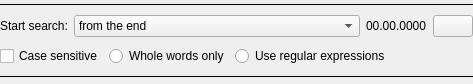
<?xml version="1.0" encoding="UTF-8"?>
<ui version="4.0">
 <class>SearchSettingsForm</class>
 <widget class="QWidget" name="SearchSettingsForm">
  <property name="geometry">
   <rect>
    <x>0</x>
    <y>0</y>
    <width>473</width>
    <height>84</height>
   </rect>
  </property>
  <property name="sizePolicy">
   <sizepolicy hsizetype="Preferred" vsizetype="Preferred">
    <horstretch>0</horstretch>
    <verstretch>0</verstretch>
   </sizepolicy>
  </property>
  <property name="windowTitle">
   <string notr="true">{{search settings}}</string>
  </property>
  <layout class="QGridLayout" name="gridLayout">
   <property name="leftMargin">
    <number>0</number>
   </property>
   <property name="topMargin">
    <number>0</number>
   </property>
   <property name="rightMargin">
    <number>0</number>
   </property>
   <property name="bottomMargin">
    <number>0</number>
   </property>
   <item row="0" column="0">
    <widget class="Line" name="line_2">
     <property name="frameShadow">
      <enum>QFrame::Plain</enum>
     </property>
     <property name="orientation">
      <enum>Qt::Horizontal</enum>
     </property>
    </widget>
   </item>
   <item row="1" column="0">
    <layout class="QHBoxLayout" name="horizontalLayout_2">
     <item>
      <widget class="QLabel" name="label">
       <property name="text">
        <string>Start search:</string>
       </property>
      </widget>
     </item>
     <item>
      <widget class="QComboBox" name="startSearchComboBox">
       <property name="sizePolicy">
        <sizepolicy hsizetype="Expanding" vsizetype="Fixed">
         <horstretch>1</horstretch>
         <verstretch>0</verstretch>
        </sizepolicy>
       </property>
       <item>
        <property name="text">
         <string>from the end</string>
        </property>
       </item>
       <item>
        <property name="text">
         <string>from the beginning</string>
        </property>
       </item>
       <item>
        <property name="text">
         <string>after date</string>
        </property>
       </item>
       <item>
        <property name="text">
         <string>before date</string>
        </property>
       </item>
      </widget>
     </item>
     <item>
      <widget class="QLabel" name="startDateLabel">
       <property name="text">
        <string notr="true">00.00.0000</string>
       </property>
      </widget>
     </item>
     <item>
      <widget class="QPushButton" name="choiceDateButton">
       <property name="text">
        <string/>
       </property>
      </widget>
     </item>
    </layout>
   </item>
   <item row="2" column="0">
    <layout class="QHBoxLayout" name="horizontalLayout">
     <item>
      <widget class="QCheckBox" name="registerCheckBox">
       <property name="text">
        <string>Case sensitive</string>
       </property>
      </widget>
     </item>
     <item>
      <widget class="QRadioButton" name="wordsOnlyRadioButton">
       <property name="text">
        <string>Whole words only</string>
       </property>
       <property name="checkable">
        <bool>true</bool>
       </property>
       <property name="checked">
        <bool>false</bool>
       </property>
       <property name="autoRepeat">
        <bool>false</bool>
       </property>
       <property name="autoExclusive">
        <bool>false</bool>
       </property>
      </widget>
     </item>
     <item>
      <widget class="QRadioButton" name="regularRadioButton">
       <property name="text">
        <string>Use regular expressions</string>
       </property>
       <property name="checkable">
        <bool>true</bool>
       </property>
       <property name="autoRepeat">
        <bool>false</bool>
       </property>
       <property name="autoExclusive">
        <bool>false</bool>
       </property>
      </widget>
     </item>
     <item>
      <spacer name="horizontalSpacer">
       <property name="orientation">
        <enum>Qt::Horizontal</enum>
       </property>
       <property name="sizeHint" stdset="0">
        <size>
         <width>40</width>
         <height>20</height>
        </size>
       </property>
      </spacer>
     </item>
    </layout>
   </item>
   <item row="3" column="0">
    <widget class="Line" name="line">
     <property name="frameShadow">
      <enum>QFrame::Plain</enum>
     </property>
     <property name="orientation">
      <enum>Qt::Horizontal</enum>
     </property>
    </widget>
   </item>
  </layout>
 </widget>
 <resources/>
 <connections/>
</ui>
